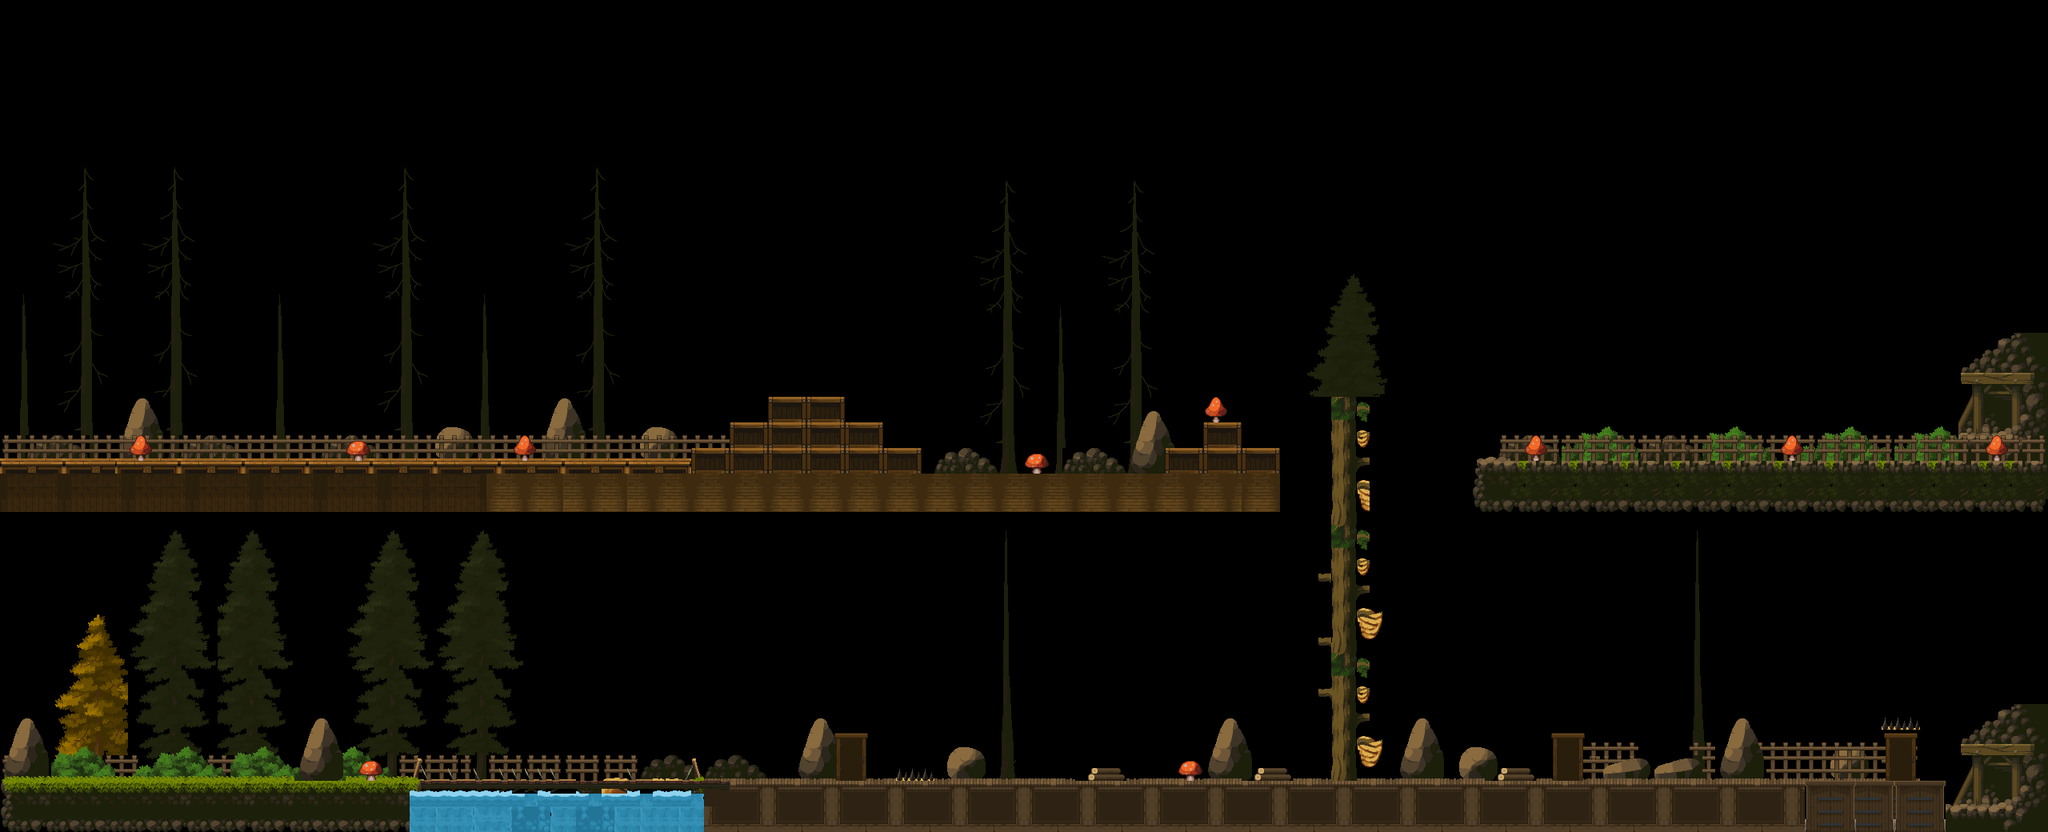

The image is a tile-based game level rendered from a .tmx file. Its description and source (layers, tilesets, objects; grid data summarised) follow:
An orthogonal 160x65 tile map with 16x16 px tiles, 8 tile layers (background, background1, ground, ground1, ...), 8 tilesets and 12 objects.

<map version="1.10" tiledversion="1.11.2" orientation="orthogonal" renderorder="right-down" width="160" height="65" tilewidth="16" tileheight="16" infinite="0" nextlayerid="19" nextobjectid="15">
 <tileset firstgid="1" source="tiles.tsx" />
 <tileset firstgid="626" source="8.tsx" />
 <tileset firstgid="6926" source="4.tsx" />
 <tileset firstgid="7304" source="7.tsx" />
 <tileset firstgid="13604" source="1.tsx" />
 <tileset firstgid="14229" source="2.tsx" />
 <tileset firstgid="14854" source="3.tsx" />
 <tileset firstgid="15479" source="5.tsx" />
 <layer id="2" name="background" width="160" height="65">
  <data>[10400 cells, 2060 non-empty, 676 distinct tile ids]</data>
 </layer>
 <layer id="8" name="background1" width="160" height="65">
  <data>[10400 cells, 504 non-empty, 73 distinct tile ids]</data>
 </layer>
 <layer id="1" name="ground" width="160" height="65">
  <data>[10400 cells, 1415 non-empty, 265 distinct tile ids]</data>
 </layer>
 <layer id="6" name="ground1" width="160" height="65">
  <data>[10400 cells, 210 non-empty, 73 distinct tile ids]</data>
 </layer>
 <layer id="11" name="climb" width="160" height="65">
  <data>[10400 cells, 188 non-empty, 54 distinct tile ids]</data>
 </layer>
 <layer id="9" name="death" width="160" height="65">
  <data>[10400 cells, 58 non-empty, 23 distinct tile ids]</data>
 </layer>
 <layer id="4" name="water" width="160" height="65">
  <data>[10400 cells, 0 non-empty, 0 distinct tile ids]</data>
 </layer>
 <layer id="15" name="finish1" width="160" height="65">
  <data>[10400 cells, 30 non-empty, 30 distinct tile ids]</data>
 </layer>
 <objectgroup id="12" name="checkpoint">
  <object id="2" x="1312.67" y="968.667">
   <point />
  </object>
 </objectgroup>
 <objectgroup id="13" name="player">
  <object id="1" x="32" y="964.667">
   <point />
  </object>
 </objectgroup>
 <objectgroup id="17" name="coin">
  <object id="3" x="532" y="944.667">
   <point />
  </object>
  <object id="4" x="670.667" y="944.667">
   <point />
  </object>
  <object id="5" x="986.667" y="965.333">
   <point />
  </object>
  <object id="6" x="1076.67" y="895.333">
   <point />
  </object>
  <object id="7" x="1218" y="955.333">
   <point />
  </object>
  <object id="8" x="1620.67" y="961.333">
   <point />
  </object>
  <object id="9" x="2231.33" y="965.333">
   <point />
  </object>
  <object id="10" x="1829.33" y="944">
   <point />
  </object>
  <object id="12" x="1718" y="1110">
   <point />
  </object>
 </objectgroup>
 <objectgroup id="18" name="key">
  <object id="14" x="39.3333" y="558.667">
   <point />
  </object>
 </objectgroup>
</map>
